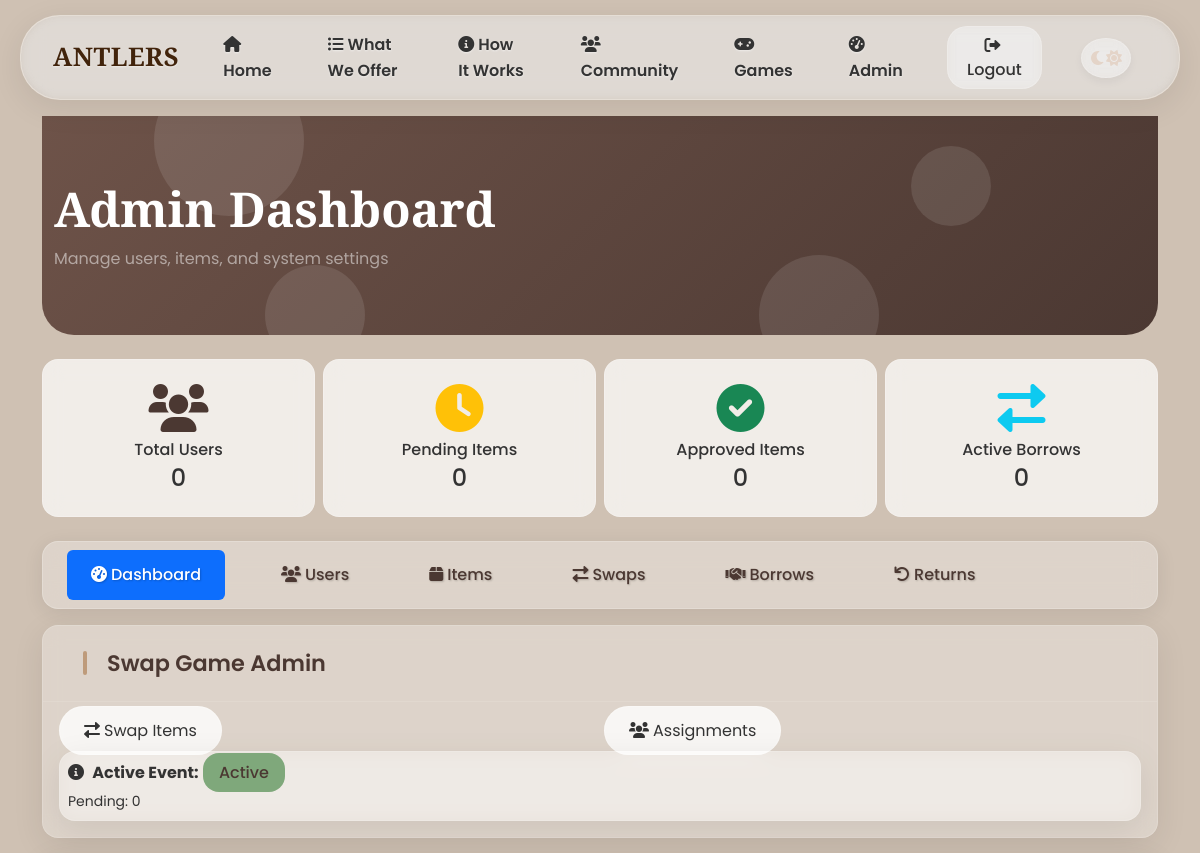
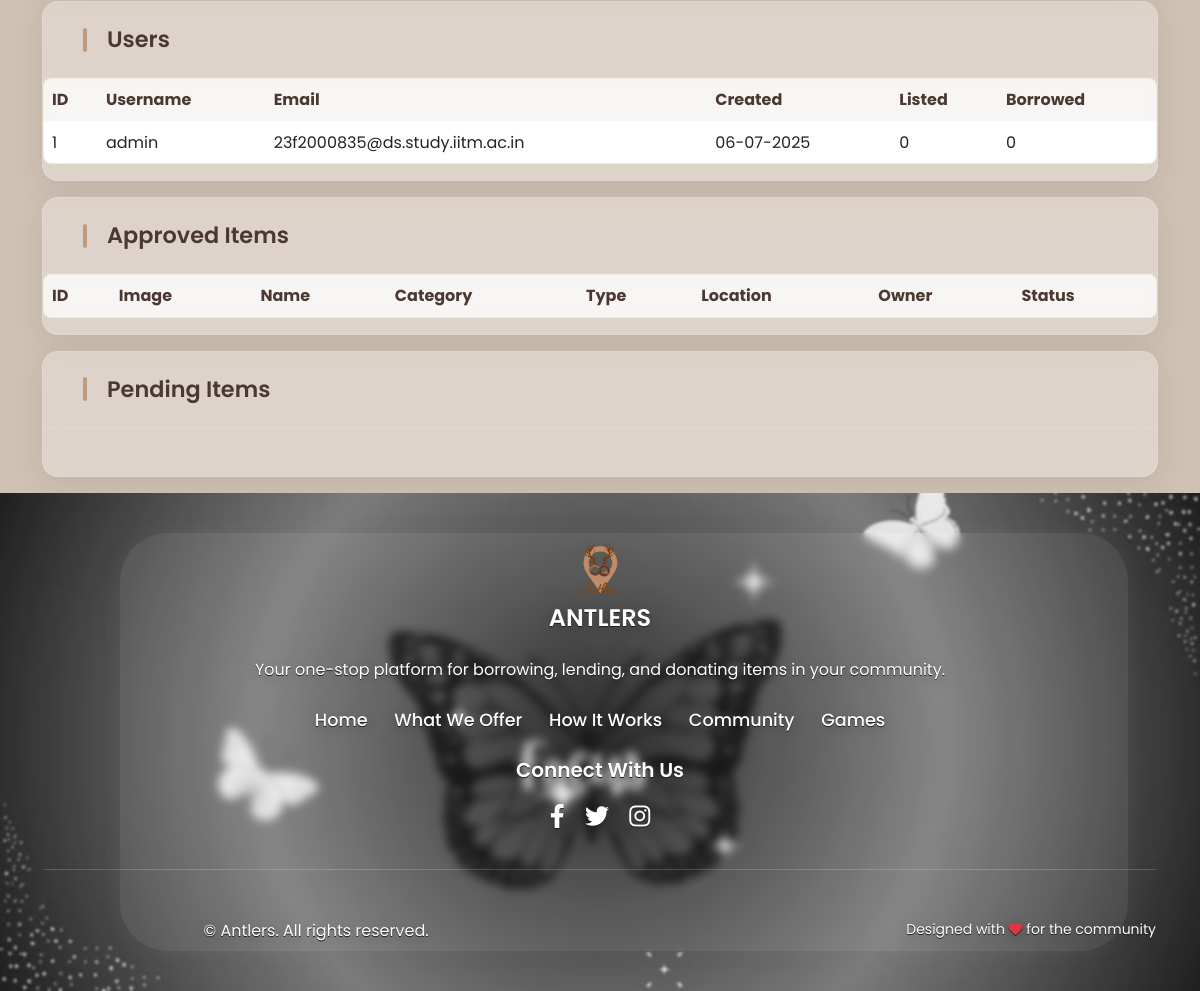
The page /admin (signed in) on the database its author committed (2 pictures, top to bottom).
### app.py (models this page shows)
class User(db.Model, UserMixin):
    id = db.Column(db.Integer, primary_key=True)
    username = db.Column(db.String(150), unique=True)
    password = db.Column(db.String(150))
    email = db.Column(db.String(150), unique=True)
    contact_number = db.Column(db.String(20))
    role = db.Column(db.String(50), default='user')
    created_at = db.Column(db.DateTime, default=func.now())
    overall_verified = db.Column(db.Boolean, default=False)
    approved_items = db.relationship('Accessory',
                                   foreign_keys='Accessory.user_id',
                                   backref=db.backref('owner', lazy=True))
    items_borrowed = db.relationship('BorrowedAccessory',
                                   foreign_keys='BorrowedAccessory.borrower_id',
                                   backref=db.backref('borrower_user', lazy=True),
                                   overlaps="items_borrowed_as_borrower,borrower")
    items_lent = db.relationship('BorrowedAccessory',
                                foreign_keys='BorrowedAccessory.lender_id',
                                backref=db.backref('lender_user', lazy=True),
                                overlaps="items_lent_as_lender,lender")

### app.py (the view)
@app.route('/admin')
@login_required
def admin_dashboard():
    if current_user.role != 'admin':
        flash('You do not have permission to access the admin dashboard.', 'danger')
        return redirect(url_for('home'))
    pending_items = PendingAccessory.query.all()
    rejected_items = RejectedAccessory.query.all()
    approved_items = Accessory.query.all()
    pending_swap_items = SwapItem.query.filter_by(status='pending').count()
    active_swap_events = SwapEvent.query.filter(
        SwapEvent.status.in_(['pending', 'active'])
    ).count()
    users = User.query.all()
    active_borrows = BorrowedAccessory.query.filter(
        BorrowedAccessory.status.in_(['approved', 'delivered'])
    ).count()
    stats = {
        'total_users': User.query.count(),
        'pending_items': len(pending_items),
        'approved_items': len(approved_items),
        'active_borrows': active_borrows
    }
    return render_template('admin_dashboard.html',
                         pending_items=pending_items,
                         rejected_items=rejected_items,
                         approved_items=approved_items,
                         pending_swap_items=pending_swap_items,
                         active_swap_events=active_swap_events,
                         users=users,
                         stats=stats)

### app.py (called while the page is built)
@login_manager.user_loader
def load_user(user_id):
    return User.query.get(int(user_id))

### templates/admin_dashboard.html (shortened to what this page needs)
{% extends "base.html" %}
{% block content %}
<div class="container">
    <div class="profile-header mb-4">
        <div class="animated-bg">
            <div class="animated-circle circle-1"></div>
            <div class="animated-circle circle-2"></div>
            <div class="animated-circle circle-3"></div>
            <div class="animated-circle circle-4"></div>
        </div>
        <div class="container profile-header-content">
            <div class="d-flex justify-content-between align-items-center">
                <div>
                    <h1 class="display-5 text-white fw-bold mb-2">Admin Dashboard</h1>
                    <p class="text-white-50 mb-0">Manage users, items, and system settings</p>
                </div>
            </div>
        </div>
    </div>
    <div class="row g-2 mb-4">
        <div class="col-6 col-md-3">
            <div class="stats-card text-center">
                <i class="fas fa-users fa-3x mb-2 text-primary"></i>
                <h3 class="h6 mb-1">Total Users</h3>
                <p class="h4 mb-0">{{ stats.total_users -1 }}</p>
            </div>
        </div>
        <div class="col-6 col-md-3">
            <div class="stats-card text-center">
                <i class="fas fa-clock fa-3x mb-2 text-warning"></i>
                <h3 class="h6 mb-1">Pending Items</h3>
                <p class="h4 mb-0">{{ stats.pending_items }}</p>
            </div>
        </div>
        <div class="col-6 col-md-3">
            <div class="stats-card text-center">
                <i class="fas fa-check-circle fa-3x mb-2 text-success"></i>
                <h3 class="h6 mb-1">Approved Items</h3>
                <p class="h4 mb-0">{{ stats.approved_items }}</p>
            </div>
        </div>
        <div class="col-6 col-md-3">
            <div class="stats-card text-center">
                <i class="fas fa-exchange-alt fa-3x mb-2 text-info"></i>
                <h3 class="h6 mb-1">Active Borrows</h3>
                <p class="h4 mb-0">{{ stats.active_borrows }}</p>
            </div>
        </div>
    </div>
    <div class="glass-navbar mb-3">
        <ul class="nav nav-pills flex-nowrap overflow-auto">
            <li class="nav-item">
                <a class="nav-link active" href="#dashboard">
                    <i class="fas fa-tachometer-alt me-1"></i>Dashboard
                </a>
            </li>
            <li class="nav-item">
                <a class="nav-link" href="#users">
                    <i class="fas fa-users me-1"></i>Users
                </a>
            </li>
            <li class="nav-item">
                <a class="nav-link" href="#items">
                    <i class="fas fa-box me-1"></i>Items
                </a>
            </li>
            <li class="nav-item">
                <a class="nav-link" href="#swaps">
                    <i class="fas fa-exchange-alt me-1"></i>Swaps
                </a>
            </li>
            <li class="nav-item">
                <a class="nav-link" href="#borrows">
                    <i class="fas fa-handshake me-1"></i>Borrows
                </a>
            </li>
            <li class="nav-item">
                <a class="nav-link" href="#returns">
                    <i class="fas fa-undo me-1"></i>Returns
                </a>
            </li>
        </ul>
    </div>
    <div class="row g-2 mb-3">
        <div class="col-12">
            <div class="glass-card">
                <div class="card-header">
                    <h4 class="card-title mb-0">Swap Game Admin</h4>
                </div>
                <div class="card-body p-3">
                    <div class="row g-2">
                        <div class="col-6">
                            <a href="{{ url_for('admin_swap_items') }}" class="glass-btn w-100">
                                <i class="fas fa-exchange-alt me-1"></i>Swap Items
                            </a>
                        </div>
                        <div class="col-6">
                            <a href="{{ url_for('admin_swap_assignments') }}" class="glass-btn w-100">
                                <i class="fas fa-users me-1"></i>Assignments
                            </a>
                        </div>
                    </div>
                    <div class="row mt-2">
                        <div class="col-12">
                            <div class="glass-card p-2">
                                <i class="fas fa-info-circle me-1"></i>
                                <strong>Active Event:</strong>
                                {% if active_swap_events > 0 %}
                                    <span class="glass-badge bg-success">Active</span>
                                {% else %}
                                    <span class="glass-badge bg-warning">None</span>
                                {% endif %}
                                <small class="d-block mt-1">Pending: {{ pending_swap_items }}</small>
                            </div>
                        </div>
                    </div>
                </div>
            </div>
        </div>
    </div>
    <div class="row g-2 mb-3" id="users">
        <div class="col-12">
            <div class="glass-card">
                <div class="card-header">
                    <h4 class="card-title mb-0">Users</h4>
                </div>
                <div class="card-body p-0">
                    <div class="table-responsive">
                        <table class="glass-table table">
                            <thead>
                                <tr>
                                    <th>ID</th>
                                    <th>Username</th>
                                    <th>Email</th>
                                    <th>Created</th>
                                    <th>Listed</th>
                                    <th>Borrowed</th>
                                </tr>
                            </thead>
                            <tbody>
                                {% for user in users %}
                                <tr>
                                    <td>{{ user.id }}</td>
                                    <td>{{ user.username }}</td>
                                    <td>{{ user.email }}</td>
                                    <td>{{ user.created_at.strftime('%d-%m-%Y') }}</td>
                                    <td>{{ user.approved_items|length }}</td>
                                    <td>{{ user.borrowed_items|length }}</td>
                                </tr>
                                {% endfor %}
                            </tbody>
                        </table>
                    </div>
                </div>
            </div>
        </div>
    </div>
    <div class="row g-2 mb-3" id="items">
        <div class="col-12">
            <div class="glass-card">
                <div class="card-header">
                    <h4 class="card-title mb-0">Approved Items</h4>
                </div>
                <div class="card-body p-0">
                    <div class="table-responsive">
                        <table class="glass-table table">
                            <thead>
                                <tr>
                                    <th>ID</th>
                                    <th>Image</th>
                                    <th>Name</th>
                                    <th>Category</th>
                                    <th>Type</th>
                                    <th>Location</th>
                                    <th>Owner</th>
                                    <th>Status</th>
                                </tr>
                            </thead>
                        </table>
                    </div>
                </div>
            </div>
        </div>
    </div>
    <div class="row g-2 mb-3" id="pending">
        <div class="col-12">
            <div class="glass-card">
                <div class="card-header">
                    <h4 class="card-title mb-0">Pending Items</h4>
                </div>
                <div class="card-body">
                </div>
            </div>
        </div>
    </div>
</div>
{% endblock %}

### static/css/theme.css (style rules this page uses)
:root { --light-background: #CFC1B3; --light-surface: #E8E1D9; --light-primary: #A18167; --light-secondary: #7C6E63; --light-accent: #D7956B; --light-text: #2D2A28; --light-text-secondary: #5F574F; --light-border: #D1C5B7; --light-card: rgba(255, 255, 255, 0.7); --light-success: #7FA87B; --light-info: #7E9DC0; --light-warning: #D9AD6A; --light-danger: #C27F75; --dark-background: #121212; --dark-surface: #1E1E1E; --dark-primary: #E0E0E0; --dark-secondary: #BBBBBB; --dark-accent: #4D8AE0; --dark-text: #FFFFFF; --dark-text-secondary: #BBBBBB; --dark-border: #444444; --dark-card: #1A1A1A; --dark-card-secondary: #252525; --dark-success: #66BB6A; --dark-info: #4D8AE0; --dark-warning: #FFA726; --dark-danger: #E57373; --dark-muted: #9E9E9E; --dark-light: #E0E0E0; --dark-subtle: #2A2A2A; --dark-hover: #2E2E2E; --primary-color: var(--light-primary); --primary-color-light: var(--light-accent); --primary-color-dark: #7D614E; --secondary-color: var(--light-secondary); --accent-color: var(--light-accent); --accent-color-light: #E5B695; --text-color: var(--light-text); --text-color-light: var(--light-text-secondary); --text-light: #FFFFFF; --background-light: var(--light-background); --background-neutral: var(--light-surface); --success-color: var(--light-success); --info-color: var(--light-info); --warning-color: var(--light-warning); --danger-color: var(--light-danger); --rgb-primary: 161, 129, 103; --rgb-accent: 215, 149, 107; --rgb-background: 207, 193, 179; --rgb-text: 45, 42, 40; --rgb-dark-primary: 224, 224, 224; --rgb-dark-accent: 77, 138, 224; --rgb-dark-background: 18, 18, 18; }
body { color: var(--text-color); background-color: var(--background-light); font-family: 'Poppins', sans-serif; transition: background-color 0.3s ease, color 0.3s ease; }
body:not(.dark-theme) .glass-card { background: rgba(255, 255, 255, 0.3); backdrop-filter: blur(10px); -webkit-backdrop-filter: blur(10px); border: 1px solid rgba(255, 255, 255, 0.15); box-shadow: 0 8px 32px rgba(0, 0, 0, 0.08); border-radius: 16px; transition: all 0.3s ease; }
body:not(.dark-theme) .glass-navbar { background: rgba(255, 255, 255, 0.3) !important; backdrop-filter: blur(12px) !important; -webkit-backdrop-filter: blur(12px) !important; border-bottom: 1px solid rgba(255, 255, 255, 0.2); box-shadow: 0 4px 20px rgba(0, 0, 0, 0.08); }
body:not(.dark-theme) .glass-table { background: rgba(255, 255, 255, 0.4); backdrop-filter: blur(8px); -webkit-backdrop-filter: blur(8px); border-radius: 8px; overflow: hidden; border: 1px solid rgba(255, 255, 255, 0.25); }
body:not(.dark-theme) .glass-table th { background: rgba(255, 255, 255, 0.5); border-bottom: 1px solid rgba(255, 255, 255, 0.3); }
body:not(.dark-theme) .glass-table td { border-color: rgba(255, 255, 255, 0.2); }
.bg-success, .badge-success { background-color: var(--success-color) !important; }
.text-primary { color: var(--primary-color) !important; }
a { color: var(--primary-color); transition: color 0.3s ease; }
table { background-color: var(--light-card); color: var(--text-color); border-color: rgba(var(--rgb-primary), 0.1); }
th { background-color: rgba(var(--rgb-primary), 0.1); }

### templates/base.html (style rules this page uses)
body { transition: background-color 0.3s ease, color 0.3s ease; }

### rows shown on the page
User: id "1", username "admin", email "23f2000835@ds.study.iitm.ac.in", created_at "06-07-2025", approved_items|length "0", borrowed_items|length "0"

### other values the page prints
{{ stats.total_users -1 }} "0"
{{ stats.pending_items }} "0"
{{ stats.approved_items }} "0"
{{ stats.active_borrows }} "0"
{{ pending_swap_items }} "0"
